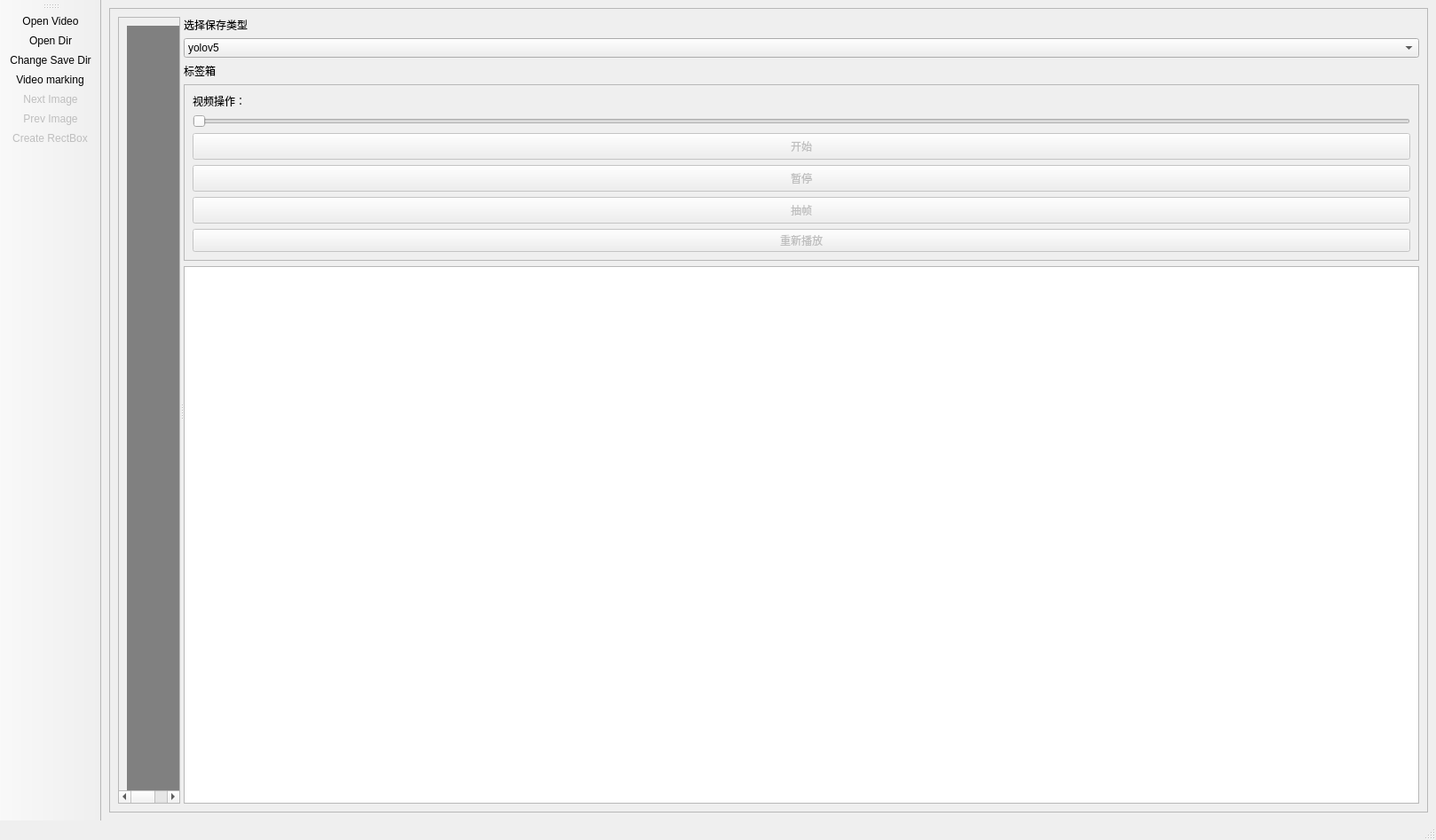
<?xml version="1.0" encoding="UTF-8"?>
<ui version="4.0">
 <class>MainWindow</class>
 <widget class="QMainWindow" name="MainWindow">
  <property name="geometry">
   <rect>
    <x>0</x>
    <y>0</y>
    <width>1618</width>
    <height>947</height>
   </rect>
  </property>
  <property name="windowTitle">
   <string>LabelQuick</string>
  </property>
  <property name="windowIcon">
   <iconset>
    <normaloff>../icons/logo.jpg</normaloff>../icons/logo.jpg</iconset>
  </property>
  <widget class="QWidget" name="centralwidget">
   <layout class="QHBoxLayout" name="horizontalLayout">
    <item>
     <widget class="QFrame" name="frame">
      <property name="frameShape">
       <enum>QFrame::StyledPanel</enum>
      </property>
      <property name="frameShadow">
       <enum>QFrame::Raised</enum>
      </property>
      <layout class="QHBoxLayout" name="horizontalLayout_2">
       <item>
        <widget class="QSplitter" name="splitter">
         <property name="orientation">
          <enum>Qt::Horizontal</enum>
         </property>
         <widget class="QScrollArea" name="scrollArea">
          <property name="minimumSize">
           <size>
            <width>0</width>
            <height>0</height>
           </size>
          </property>
          <property name="widgetResizable">
           <bool>true</bool>
          </property>
          <widget class="QWidget" name="scrollAreaWidgetContents">
           <property name="geometry">
            <rect>
             <x>0</x>
             <y>0</y>
             <width>1600</width>
             <height>850</height>
            </rect>
           </property>
           <property name="minimumSize">
            <size>
             <width>1600</width>
             <height>850</height>
            </size>
           </property>
           <widget class="QLabel" name="label_3">
            <property name="geometry">
             <rect>
              <x>9</x>
              <y>9</y>
              <width>2000</width>
              <height>1000</height>
             </rect>
            </property>
            <property name="styleSheet">
             <string notr="true">background: gray;</string>
            </property>
            <property name="text">
             <string/>
            </property>
           </widget>
           <widget class="QLabel" name="label_4">
            <property name="geometry">
             <rect>
              <x>10</x>
              <y>10</y>
              <width>2000</width>
              <height>1000</height>
             </rect>
            </property>
            <property name="mouseTracking">
             <bool>true</bool>
            </property>
            <property name="text">
             <string/>
            </property>
           </widget>
          </widget>
         </widget>
         <widget class="QWidget" name="layoutWidget">
          <layout class="QVBoxLayout" name="verticalLayout">
           <item>
            <widget class="QLabel" name="label">
             <property name="text">
              <string>选择保存类型</string>
             </property>
            </widget>
           </item>
           <item>
            <widget class="QComboBox" name="comboBox">
             <item>
              <property name="text">
               <string>yolov5</string>
              </property>
             </item>
            </widget>
           </item>
           <item>
            <widget class="QLabel" name="label_2">
             <property name="text">
              <string>标签箱</string>
             </property>
            </widget>
           </item>
           <item>
            <widget class="QFrame" name="frame_2">
             <property name="minimumSize">
              <size>
               <width>0</width>
               <height>50</height>
              </size>
             </property>
             <property name="frameShape">
              <enum>QFrame::StyledPanel</enum>
             </property>
             <property name="frameShadow">
              <enum>QFrame::Raised</enum>
             </property>
             <layout class="QVBoxLayout" name="verticalLayout_2">
              <item>
               <widget class="QLabel" name="label_5">
                <property name="styleSheet">
                 <string notr="true">font: 75 11pt &quot;Arial&quot;;
</string>
                </property>
                <property name="text">
                 <string>视频操作：</string>
                </property>
                <property name="alignment">
                 <set>Qt::AlignLeading|Qt::AlignLeft|Qt::AlignTop</set>
                </property>
               </widget>
              </item>
              <item>
               <widget class="QSlider" name="horizontalSlider">
                <property name="enabled">
                 <bool>false</bool>
                </property>
                <property name="orientation">
                 <enum>Qt::Horizontal</enum>
                </property>
               </widget>
              </item>
              <item>
               <widget class="QPushButton" name="pushButton">
                <property name="enabled">
                 <bool>false</bool>
                </property>
                <property name="minimumSize">
                 <size>
                  <width>0</width>
                  <height>30</height>
                 </size>
                </property>
                <property name="text">
                 <string>开始</string>
                </property>
               </widget>
              </item>
              <item>
               <widget class="QPushButton" name="pushButton_2">
                <property name="enabled">
                 <bool>false</bool>
                </property>
                <property name="minimumSize">
                 <size>
                  <width>0</width>
                  <height>30</height>
                 </size>
                </property>
                <property name="text">
                 <string>暂停</string>
                </property>
               </widget>
              </item>
              <item>
               <widget class="QPushButton" name="pushButton_3">
                <property name="enabled">
                 <bool>false</bool>
                </property>
                <property name="minimumSize">
                 <size>
                  <width>0</width>
                  <height>30</height>
                 </size>
                </property>
                <property name="text">
                 <string>抽帧</string>
                </property>
               </widget>
              </item>
              <item>
               <widget class="QPushButton" name="pushButton_4">
                <property name="enabled">
                 <bool>false</bool>
                </property>
                <property name="text">
                 <string>重新播放</string>
                </property>
               </widget>
              </item>
             </layout>
            </widget>
           </item>
           <item>
            <widget class="QListWidget" name="listWidget"/>
           </item>
          </layout>
         </widget>
        </widget>
       </item>
      </layout>
     </widget>
    </item>
   </layout>
  </widget>
  <widget class="QMenuBar" name="menubar">
   <property name="geometry">
    <rect>
     <x>0</x>
     <y>0</y>
     <width>1618</width>
     <height>26</height>
    </rect>
   </property>
  </widget>
  <widget class="QStatusBar" name="statusbar"/>
  <widget class="QToolBar" name="toolBar">
   <property name="enabled">
    <bool>true</bool>
   </property>
   <property name="windowTitle">
    <string>toolBar</string>
   </property>
   <property name="iconSize">
    <size>
     <width>45</width>
     <height>45</height>
    </size>
   </property>
   <property name="toolButtonStyle">
    <enum>Qt::ToolButtonTextUnderIcon</enum>
   </property>
   <attribute name="toolBarArea">
    <enum>LeftToolBarArea</enum>
   </attribute>
   <attribute name="toolBarBreak">
    <bool>false</bool>
   </attribute>
   <addaction name="actionOpen_Video"/>
   <addaction name="actionOpen_Dir"/>
   <addaction name="actionChange_Save_Dir"/>
   <addaction name="actionVideo_marking"/>
   <addaction name="actionNext_Image"/>
   <addaction name="actionPrev_Image"/>
   <addaction name="actionCreate_RectBox"/>
  </widget>
  <action name="actionOpen_Dir">
   <property name="icon">
    <iconset>
     <normaloff>../icons/open.png</normaloff>../icons/open.png</iconset>
   </property>
   <property name="text">
    <string>Open Dir</string>
   </property>
   <property name="shortcut">
    <string>Ctrl+U</string>
   </property>
  </action>
  <action name="actionChange_Save_Dir">
   <property name="icon">
    <iconset>
     <normaloff>../icons/save.png</normaloff>../icons/save.png</iconset>
   </property>
   <property name="text">
    <string>Change Save Dir</string>
   </property>
   <property name="shortcut">
    <string>Ctrl+R</string>
   </property>
  </action>
  <action name="actionNext_Image">
   <property name="enabled">
    <bool>false</bool>
   </property>
   <property name="icon">
    <iconset>
     <normaloff>../icons/next.jpg</normaloff>../icons/next.jpg</iconset>
   </property>
   <property name="text">
    <string>Next Image</string>
   </property>
   <property name="shortcut">
    <string>D</string>
   </property>
  </action>
  <action name="actionPrev_Image">
   <property name="enabled">
    <bool>false</bool>
   </property>
   <property name="icon">
    <iconset>
     <normaloff>../icons/prev.jpg</normaloff>../icons/prev.jpg</iconset>
   </property>
   <property name="text">
    <string>Prev Image</string>
   </property>
   <property name="shortcut">
    <string>A</string>
   </property>
  </action>
  <action name="actionCreate_RectBox">
   <property name="enabled">
    <bool>false</bool>
   </property>
   <property name="icon">
    <iconset>
     <normaloff>../icons/create.png</normaloff>../icons/create.png</iconset>
   </property>
   <property name="text">
    <string>Create RectBox</string>
   </property>
   <property name="shortcut">
    <string>W</string>
   </property>
  </action>
  <action name="actionOpen_Video">
   <property name="icon">
    <iconset>
     <normaloff>../icons/video.png</normaloff>../icons/video.png</iconset>
   </property>
   <property name="text">
    <string>Open Video</string>
   </property>
   <property name="shortcut">
    <string>V</string>
   </property>
  </action>
  <action name="actionVideo_marking">
   <property name="icon">
    <iconset>
     <normaloff>../icons/Video marking.png</normaloff>../icons/Video marking.png</iconset>
   </property>
   <property name="text">
    <string>Video marking</string>
   </property>
  </action>
 </widget>
 <resources/>
 <connections/>
</ui>
